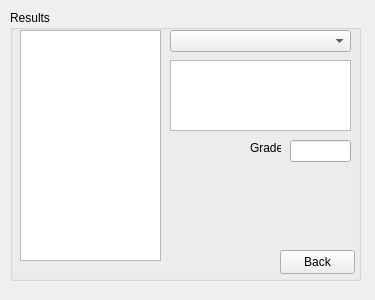
<?xml version="1.0" encoding="UTF-8"?>
<ui version="4.0">
 <class>viewquizresults</class>
 <widget class="QWidget" name="viewquizresults">
  <property name="geometry">
   <rect>
    <x>0</x>
    <y>0</y>
    <width>375</width>
    <height>300</height>
   </rect>
  </property>
  <property name="windowTitle">
   <string>Form</string>
  </property>
  <widget class="QGroupBox" name="groupBox">
   <property name="geometry">
    <rect>
     <x>10</x>
     <y>10</y>
     <width>351</width>
     <height>271</height>
    </rect>
   </property>
   <property name="title">
    <string>Results</string>
   </property>
   <widget class="QListView" name="resultListView">
    <property name="geometry">
     <rect>
      <x>10</x>
      <y>20</y>
      <width>141</width>
      <height>231</height>
     </rect>
    </property>
   </widget>
   <widget class="QComboBox" name="questionComboBox">
    <property name="geometry">
     <rect>
      <x>160</x>
      <y>20</y>
      <width>181</width>
      <height>22</height>
     </rect>
    </property>
   </widget>
   <widget class="QTextEdit" name="answerTextEdit">
    <property name="geometry">
     <rect>
      <x>160</x>
      <y>50</y>
      <width>181</width>
      <height>71</height>
     </rect>
    </property>
   </widget>
   <widget class="QLabel" name="label">
    <property name="geometry">
     <rect>
      <x>240</x>
      <y>130</y>
      <width>31</width>
      <height>16</height>
     </rect>
    </property>
    <property name="text">
     <string>Grade</string>
    </property>
   </widget>
   <widget class="QLineEdit" name="gradeLineEdit">
    <property name="geometry">
     <rect>
      <x>280</x>
      <y>130</y>
      <width>61</width>
      <height>22</height>
     </rect>
    </property>
   </widget>
   <widget class="QPushButton" name="backPushButton">
    <property name="geometry">
     <rect>
      <x>270</x>
      <y>240</y>
      <width>75</width>
      <height>24</height>
     </rect>
    </property>
    <property name="text">
     <string>Back</string>
    </property>
   </widget>
  </widget>
 </widget>
 <resources/>
 <connections/>
</ui>
